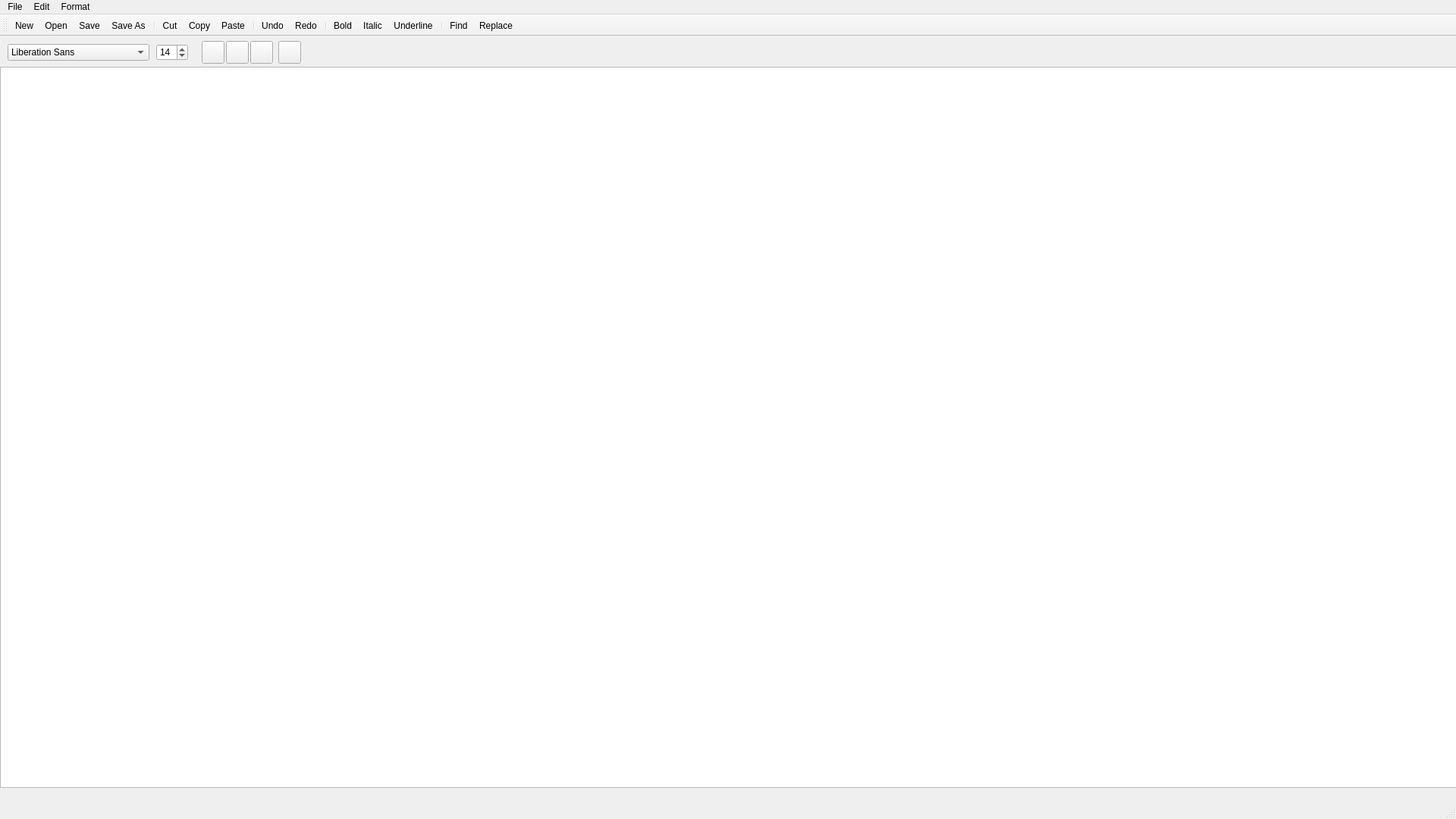
<?xml version="1.0" encoding="UTF-8"?>
<ui version="4.0">
 <class>MainWindow</class>
 <widget class="QMainWindow" name="MainWindow">
  <property name="geometry">
   <rect>
    <x>0</x>
    <y>0</y>
    <width>1920</width>
    <height>1080</height>
   </rect>
  </property>
  <property name="windowTitle">
   <string>Text Editor</string>
  </property>
  <property name="windowIcon">
   <iconset resource="icons.qrc">
    <normaloff>:/Icons/Icons/TextEditor Icon.png</normaloff>:/Icons/Icons/TextEditor Icon.png</iconset>
  </property>
  <widget class="QWidget" name="centralWidget">
   <widget class="QTextEdit" name="textEdit">
    <property name="geometry">
     <rect>
      <x>0</x>
      <y>40</y>
      <width>1921</width>
      <height>951</height>
     </rect>
    </property>
    <property name="font">
     <font>
      <pointsize>14</pointsize>
     </font>
    </property>
    <property name="styleSheet">
     <string notr="true">font: 14pt &quot;MS Shell Dlg 2&quot;;</string>
    </property>
   </widget>
   <widget class="QFontComboBox" name="fontWheel">
    <property name="geometry">
     <rect>
      <x>10</x>
      <y>10</y>
      <width>187</width>
      <height>22</height>
     </rect>
    </property>
    <property name="editable">
     <bool>false</bool>
    </property>
   </widget>
   <widget class="QSpinBox" name="fontSizeWheel">
    <property name="geometry">
     <rect>
      <x>206</x>
      <y>10</y>
      <width>42</width>
      <height>22</height>
     </rect>
    </property>
    <property name="value">
     <number>14</number>
    </property>
   </widget>
   <widget class="QPushButton" name="lAllignButton">
    <property name="geometry">
     <rect>
      <x>266</x>
      <y>6</y>
      <width>30</width>
      <height>30</height>
     </rect>
    </property>
    <property name="layoutDirection">
     <enum>Qt::LeftToRight</enum>
    </property>
    <property name="icon">
     <iconset resource="icons.qrc">
      <normaloff>:/Icons/Icons/LeftAlign.png</normaloff>:/Icons/Icons/LeftAlign.png</iconset>
    </property>
    <property name="checkable">
     <bool>false</bool>
    </property>
   </widget>
   <widget class="QPushButton" name="centerButton">
    <property name="geometry">
     <rect>
      <x>298</x>
      <y>6</y>
      <width>30</width>
      <height>30</height>
     </rect>
    </property>
    <property name="icon">
     <iconset resource="icons.qrc">
      <normaloff>:/Icons/Icons/CenterAlign.png</normaloff>:/Icons/Icons/CenterAlign.png</iconset>
    </property>
   </widget>
   <widget class="QPushButton" name="rAllignButton">
    <property name="geometry">
     <rect>
      <x>330</x>
      <y>6</y>
      <width>30</width>
      <height>30</height>
     </rect>
    </property>
    <property name="icon">
     <iconset resource="icons.qrc">
      <normaloff>:/Icons/Icons/RightAlign.png</normaloff>:/Icons/Icons/RightAlign.png</iconset>
    </property>
   </widget>
   <widget class="QPushButton" name="justifyButton">
    <property name="geometry">
     <rect>
      <x>367</x>
      <y>6</y>
      <width>30</width>
      <height>30</height>
     </rect>
    </property>
    <property name="icon">
     <iconset resource="icons.qrc">
      <normaloff>:/Icons/Icons/JustifyAlign.png</normaloff>:/Icons/Icons/JustifyAlign.png</iconset>
    </property>
   </widget>
  </widget>
  <widget class="QMenuBar" name="menuBar">
   <property name="geometry">
    <rect>
     <x>0</x>
     <y>0</y>
     <width>1920</width>
     <height>26</height>
    </rect>
   </property>
   <widget class="QMenu" name="menuFile">
    <property name="title">
     <string>File</string>
    </property>
    <addaction name="actionNew"/>
    <addaction name="actionOpen"/>
    <addaction name="actionSave"/>
    <addaction name="actionSave_As"/>
   </widget>
   <widget class="QMenu" name="menuEdit">
    <property name="title">
     <string>Edit</string>
    </property>
    <addaction name="actionCut"/>
    <addaction name="actionCopy"/>
    <addaction name="actionPaste"/>
    <addaction name="separator"/>
    <addaction name="actionUndo"/>
    <addaction name="actionRedo"/>
    <addaction name="separator"/>
    <addaction name="actionFind"/>
    <addaction name="actionReplace"/>
   </widget>
   <widget class="QMenu" name="menuFormat">
    <property name="title">
     <string>Format</string>
    </property>
    <addaction name="actionBold"/>
    <addaction name="actionItalic"/>
    <addaction name="actionUnderline"/>
   </widget>
   <addaction name="menuFile"/>
   <addaction name="menuEdit"/>
   <addaction name="menuFormat"/>
  </widget>
  <widget class="QToolBar" name="mainToolBar">
   <property name="toolButtonStyle">
    <enum>Qt::ToolButtonTextUnderIcon</enum>
   </property>
   <attribute name="toolBarArea">
    <enum>TopToolBarArea</enum>
   </attribute>
   <attribute name="toolBarBreak">
    <bool>false</bool>
   </attribute>
   <addaction name="actionNew"/>
   <addaction name="actionOpen"/>
   <addaction name="actionSave"/>
   <addaction name="actionSave_As"/>
   <addaction name="separator"/>
   <addaction name="actionCut"/>
   <addaction name="actionCopy"/>
   <addaction name="actionPaste"/>
   <addaction name="separator"/>
   <addaction name="actionUndo"/>
   <addaction name="actionRedo"/>
   <addaction name="separator"/>
   <addaction name="actionBold"/>
   <addaction name="actionItalic"/>
   <addaction name="actionUnderline"/>
   <addaction name="separator"/>
   <addaction name="actionFind"/>
   <addaction name="actionReplace"/>
  </widget>
  <widget class="QStatusBar" name="statusBar"/>
  <action name="actionNew">
   <property name="icon">
    <iconset resource="icons.qrc">
     <normaloff>:/Icons/Icons/New.ico</normaloff>:/Icons/Icons/New.ico</iconset>
   </property>
   <property name="text">
    <string>New</string>
   </property>
   <property name="toolTip">
    <string>Ctrl+N</string>
   </property>
   <property name="shortcut">
    <string>Ctrl+N</string>
   </property>
  </action>
  <action name="actionOpen">
   <property name="icon">
    <iconset resource="icons.qrc">
     <normaloff>:/Icons/Icons/Open.ico</normaloff>:/Icons/Icons/Open.ico</iconset>
   </property>
   <property name="text">
    <string>Open</string>
   </property>
   <property name="toolTip">
    <string>Ctrl+O</string>
   </property>
   <property name="shortcut">
    <string>Ctrl+O</string>
   </property>
  </action>
  <action name="actionSave">
   <property name="icon">
    <iconset resource="icons.qrc">
     <normaloff>:/Icons/Icons/Save.ico</normaloff>:/Icons/Icons/Save.ico</iconset>
   </property>
   <property name="text">
    <string>Save</string>
   </property>
   <property name="toolTip">
    <string>Ctrl+S</string>
   </property>
   <property name="shortcut">
    <string>Ctrl+S</string>
   </property>
  </action>
  <action name="actionSave_As">
   <property name="icon">
    <iconset resource="icons.qrc">
     <normaloff>:/Icons/Icons/Save as.ico</normaloff>:/Icons/Icons/Save as.ico</iconset>
   </property>
   <property name="text">
    <string>Save As</string>
   </property>
  </action>
  <action name="actionCut">
   <property name="icon">
    <iconset resource="icons.qrc">
     <normaloff>:/Icons/Icons/Cut.ico</normaloff>:/Icons/Icons/Cut.ico</iconset>
   </property>
   <property name="text">
    <string>Cut</string>
   </property>
   <property name="toolTip">
    <string>Ctrl+X</string>
   </property>
   <property name="shortcut">
    <string>Ctrl+X</string>
   </property>
  </action>
  <action name="actionCopy">
   <property name="icon">
    <iconset resource="icons.qrc">
     <normaloff>:/Icons/Icons/Copy.ico</normaloff>:/Icons/Icons/Copy.ico</iconset>
   </property>
   <property name="text">
    <string>Copy</string>
   </property>
   <property name="toolTip">
    <string>Ctrl+C</string>
   </property>
  </action>
  <action name="actionPaste">
   <property name="icon">
    <iconset resource="icons.qrc">
     <normaloff>:/Icons/Icons/Paste.ico</normaloff>:/Icons/Icons/Paste.ico</iconset>
   </property>
   <property name="text">
    <string>Paste</string>
   </property>
   <property name="toolTip">
    <string>Ctrl+V</string>
   </property>
  </action>
  <action name="actionUndo">
   <property name="icon">
    <iconset resource="icons.qrc">
     <normaloff>:/Icons/Icons/Undo.ico</normaloff>:/Icons/Icons/Undo.ico</iconset>
   </property>
   <property name="text">
    <string>Undo</string>
   </property>
   <property name="toolTip">
    <string>Ctrl+Z</string>
   </property>
  </action>
  <action name="actionRedo">
   <property name="icon">
    <iconset resource="icons.qrc">
     <normaloff>:/Icons/Icons/Redo.ico</normaloff>:/Icons/Icons/Redo.ico</iconset>
   </property>
   <property name="text">
    <string>Redo</string>
   </property>
   <property name="toolTip">
    <string>Ctrl+Y</string>
   </property>
  </action>
  <action name="actionBold">
   <property name="checkable">
    <bool>true</bool>
   </property>
   <property name="icon">
    <iconset resource="icons.qrc">
     <normaloff>:/Icons/Icons/Bold.png</normaloff>:/Icons/Icons/Bold.png</iconset>
   </property>
   <property name="text">
    <string>Bold</string>
   </property>
   <property name="toolTip">
    <string>Ctrl+B</string>
   </property>
   <property name="shortcut">
    <string>Ctrl+B</string>
   </property>
  </action>
  <action name="actionItalic">
   <property name="checkable">
    <bool>true</bool>
   </property>
   <property name="icon">
    <iconset resource="icons.qrc">
     <normaloff>:/Icons/Icons/Italic.png</normaloff>:/Icons/Icons/Italic.png</iconset>
   </property>
   <property name="text">
    <string>Italic</string>
   </property>
   <property name="toolTip">
    <string>Ctrl+I</string>
   </property>
   <property name="shortcut">
    <string>Ctrl+I</string>
   </property>
  </action>
  <action name="actionUnderline">
   <property name="checkable">
    <bool>true</bool>
   </property>
   <property name="icon">
    <iconset resource="icons.qrc">
     <normaloff>:/Icons/Icons/Underline.png</normaloff>:/Icons/Icons/Underline.png</iconset>
   </property>
   <property name="text">
    <string>Underline</string>
   </property>
   <property name="toolTip">
    <string>Ctrl+U</string>
   </property>
   <property name="shortcut">
    <string>Ctrl+U</string>
   </property>
  </action>
  <action name="actionFind">
   <property name="icon">
    <iconset resource="icons.qrc">
     <normaloff>:/Icons/Icons/Find.png</normaloff>:/Icons/Icons/Find.png</iconset>
   </property>
   <property name="text">
    <string>Find</string>
   </property>
   <property name="toolTip">
    <string>Ctrl+F</string>
   </property>
   <property name="shortcut">
    <string>Ctrl+F</string>
   </property>
  </action>
  <action name="actionReplace">
   <property name="icon">
    <iconset resource="icons.qrc">
     <normaloff>:/Icons/Icons/Replace.png</normaloff>:/Icons/Icons/Replace.png</iconset>
   </property>
   <property name="text">
    <string>Replace</string>
   </property>
   <property name="toolTip">
    <string>Ctrl + R</string>
   </property>
   <property name="shortcut">
    <string>Ctrl+R</string>
   </property>
  </action>
 </widget>
 <layoutdefault spacing="6" margin="11"/>
 <resources>
  <include location="icons.qrc"/>
 </resources>
 <connections/>
</ui>
